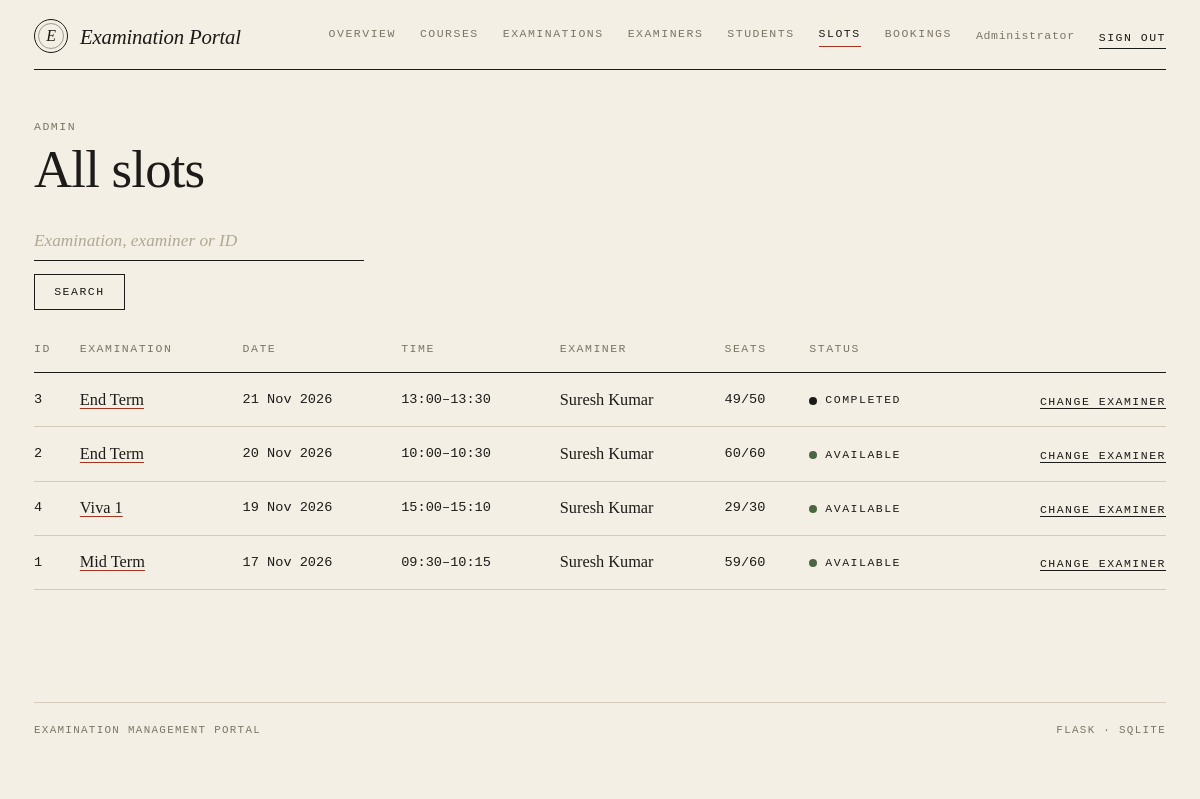
The page /admin/slots (signed in) on the database its author committed.
### tables this page shows
CREATE TABLE users (
    id            INTEGER PRIMARY KEY AUTOINCREMENT,
    email         TEXT NOT NULL UNIQUE,
    password_hash TEXT NOT NULL,
    role          TEXT NOT NULL CHECK (role IN ('admin','examiner','student')),
    full_name     TEXT NOT NULL,
    phone         TEXT,
    department    TEXT,
    status        TEXT NOT NULL DEFAULT 'active'
                  CHECK (status IN ('active','pending','inactive')),
    created_on    TEXT NOT NULL DEFAULT (date('now','localtime'))
);

CREATE TABLE slots (
    id              INTEGER PRIMARY KEY AUTOINCREMENT,
    exam_id         INTEGER NOT NULL REFERENCES exams(id) ON DELETE CASCADE,
    examiner_id     INTEGER NOT NULL REFERENCES users(id),
    date            TEXT NOT NULL,
    start_time      TEXT NOT NULL,
    end_time        TEXT NOT NULL,
    capacity        INTEGER NOT NULL CHECK (capacity > 0),
    available_seats INTEGER NOT NULL,
    status          TEXT NOT NULL DEFAULT 'Available'
                    CHECK (status IN ('Available','Full','Cancelled','Completed'))
);

CREATE TABLE exams (
    id                INTEGER PRIMARY KEY AUTOINCREMENT,
    course_id         INTEGER NOT NULL REFERENCES courses(id),
    name              TEXT NOT NULL,
    type              TEXT NOT NULL
                      CHECK (type IN ('Viva','Practical','Project Demo','Assessment')),
    duration          INTEGER NOT NULL,              -- minutes
    max_marks         INTEGER NOT NULL,
    slot_create_start TEXT NOT NULL,
    slot_create_end   TEXT NOT NULL,
    book_start        TEXT NOT NULL,
    book_end          TEXT NOT NULL,
    status            TEXT NOT NULL DEFAULT 'Draft'
                      CHECK (status IN ('Draft','Slot Creation','Booking Open','Closed','Completed')),
    results_published INTEGER NOT NULL DEFAULT 0
);

### routes/admin.py (the view)
@bp.route("/slots")
def slots():
    q = request.args.get("q", "").strip()
    sql = ("SELECT s.*, e.name AS exam, u.full_name AS examiner FROM slots s "
           "JOIN exams e ON e.id=s.exam_id JOIN users u ON u.id=s.examiner_id WHERE 1=1")
    params = []
    if q:
        sql += " AND (e.name LIKE ? OR u.full_name LIKE ? OR CAST(s.id AS TEXT)=? OR CAST(e.id AS TEXT)=?)"
        params = [like(q), like(q), q, q]
    rows = get_db().execute(sql + " ORDER BY s.date DESC, s.start_time", params).fetchall()
    return render_template("admin/slots.html", rows=rows, q=q)

### db.py (called while the page is built)
def _connect(path):
    con = sqlite3.connect(path, isolation_level=None)  # we manage transactions
    con.row_factory = sqlite3.Row
    con.execute("PRAGMA foreign_keys = ON")
    return con

def get_db():
    if "db" not in g:
        g.db = _connect(current_app.config["DATABASE"])
    return g.db

### logic.py (called while the page is built)
def csrf_token():
    if "_csrf" not in session:
        session["_csrf"] = secrets.token_hex(16)
    return session["_csrf"]

def csrf_field():
    return Markup('<input type="hidden" name="_csrf" value="%s">' % csrf_token())

### routes/admin.py (called while the page is built)
@bp.before_request
def guard():
    if not g.user:
        return redirect(url_for("auth.login"))
    if g.user["role"] != "admin":
        abort(403)

### templates/admin/slots.html (shortened to what this page needs)
{% extends 'base.html' %}
{% from 'macros.html' import head, st %}
{% block body %}
{{ head('Admin', 'All slots') }}
<div class="toolbar">
  <form class="search" method="get">
    <input class="form-control" name="q" value="{{ q }}" placeholder="Examination, examiner or ID">
    <button class="btn">Search</button>
  </form>
</div>
{% if rows %}
<div class="table-responsive"><table class="table">
  <thead><tr><th>ID</th><th>Examination</th><th>Date</th><th>Time</th><th>Examiner</th><th>Seats</th><th>Status</th><th></th></tr></thead>
  <tbody>
  {% for s in rows %}
  <tr><td class="mono">{{ s.id }}</td>
      <td><a href="{{ url_for('admin.exam_detail', eid=s.exam_id) }}">{{ s.exam }}</a></td>
      <td class="mono">{{ s.date|dmy }}</td><td class="mono">{{ s.start_time }}–{{ s.end_time }}</td>
      <td>{{ s.examiner }}</td><td class="mono">{{ s.available_seats }}/{{ s.capacity }}</td>
      <td>{{ st(s.status) }}</td>
      <td class="r"><a class="act" href="{{ url_for('admin.slot_examiner', sid=s.id) }}">change examiner</a></td></tr>
  {% endfor %}
  </tbody></table></div>
{% else %}<div class="empty">No slots {{ 'match.' if q else 'have been created.' }}</div>{% endif %}
{% endblock %}

### templates/macros.html (shortened to what this page needs)
{% macro st(s) %}<span class="st st-{{ s|slug }}">{{ s }}</span>{% endmacro %}
{% macro head(eyebrow, title, em='', lede='') %}
<div class="page-head">
  <div class="eyebrow">{{ eyebrow }}</div>
  <h1 class="title">{{ title }}{% if em %} <em>{{ em }}</em>{% endif %}</h1>
</div>
{% endmacro %}

### templates/nav.html
{% set links = {
  'admin': [('admin.dashboard','Overview'),('admin.courses','Courses'),('admin.exams','Examinations'),
            ('admin.examiners','Examiners'),('admin.students','Students'),('admin.slots','Slots'),
            ('admin.bookings','Bookings')],
  'examiner': [('examiner.dashboard','Overview')],
  'student': [('student.dashboard','Overview'),('student.exams','Examinations'),
              ('student.bookings','Bookings'),('student.results','Results'),('student.profile','Profile')]
} %}
<header class="site-nav">
  <a class="brand" href="{{ url_for('auth.index') }}"><span class="seal">E</span>Examination Portal</a>
  <nav class="nav-links">
    {% if g.user and not (g.user.role == 'examiner' and g.user.status != 'active') %}
      {% for ep, label in links[g.user.role] %}
        {% set u = url_for(ep) %}
        <a href="{{ u }}" class="{{ 'on' if ((request.path == u) if loop.first else request.path.startswith(u)) }}">{{ label }}</a>
      {% endfor %}
    {% endif %}
    {% if g.user %}
      <span class="who">{{ g.user.full_name }}</span>
      <form method="post" action="{{ url_for('auth.logout') }}" class="d-inline">{{ csrf_field() }}
        <button class="act">Sign out</button></form>
    {% endif %}
  </nav>
</header>

### static/css/style.css (style rules this page uses)
:root { --paper: #f3efe4; --paper-2: #e9e3d1; --ink: #1d1b18; --muted: #7b7566; --rule: #d3cbb8; --accent: #a3341f; --ok: #4a6741; --warn: #a67c1f; --serif: "Iowan Old Style", "Palatino Linotype", Palatino, "Book Antiqua", Georgia, serif; --mono: ui-monospace, "SF Mono", "Cascadia Mono", Menlo, Consolas, monospace; }
html, body { background: var(--paper); }
body { color: var(--ink); font-family: var(--serif); font-size: 1.02rem; line-height: 1.6; -webkit-font-smoothing: antialiased; }
a { color: var(--ink); text-decoration-color: var(--accent); text-underline-offset: 3px; }
h1, h2, h3 { font-weight: 400; letter-spacing: -0.015em; }
.mono { font-family: var(--mono); font-size: .85rem; }
.site-nav { display: flex; flex-wrap: wrap; gap: .8rem 2rem; align-items: center; justify-content: space-between; padding: 1.2rem 0 1rem; border-bottom: 1px solid var(--ink); }
.brand { display: flex; align-items: center; gap: .75rem; text-decoration: none; font-style: italic; font-size: 1.3rem; letter-spacing: -.01em; }
.seal { width: 34px; height: 34px; border: 1px solid var(--ink); border-radius: 50%; display: grid; place-items: center; position: relative; font-size: 1rem; }
.seal::after { content: ""; position: absolute; inset: 3px; border: 1px solid var(--ink); border-radius: 50%; opacity: .4; }
.nav-links { display: flex; flex-wrap: wrap; gap: .4rem 1.5rem; align-items: center; }
.nav-links a, .act, .eyebrow, .btn, th, .st, .form-label { font-family: var(--mono); font-size: .72rem; letter-spacing: .13em; text-transform: uppercase; }
.nav-links a { color: var(--muted); text-decoration: none; padding-bottom: 3px; border-bottom: 1px solid transparent; }
.nav-links a:hover, .nav-links a.on { color: var(--ink); }
.nav-links a.on { border-bottom-color: var(--accent); }
.who { font-family: var(--mono); font-size: .72rem; color: var(--muted); letter-spacing: .06em; }
.eyebrow { color: var(--muted); }
.page-head { margin: 3rem 0 1.6rem; }
.title { font-size: clamp(2.1rem, 4.4vw, 3.4rem); line-height: 1.04; margin: .35rem 0 0; }
.table { --bs-table-bg: transparent; --bs-table-color: var(--ink); --bs-table-hover-bg: rgba(29, 27, 24, .035); --bs-table-hover-color: var(--ink); margin: 0; border-color: var(--rule); }
.table > :not(caption) > * > * { background: transparent; box-shadow: none; padding: .85rem .8rem .85rem 0; border-bottom: 1px solid var(--rule); vertical-align: middle; }
.table thead th { color: var(--muted); font-weight: 400; border-bottom: 1px solid var(--ink); white-space: nowrap; }
.table td.r, .table th.r { text-align: right; padding-right: 0; }
.table td.mono { white-space: nowrap; }
.st { display: inline-flex; align-items: center; gap: .5rem; white-space: nowrap; }
.st::before { content: ""; width: .5rem; height: .5rem; border-radius: 50%; background: var(--muted); }
.st-available::before, .st-active::before, .st-booked::before, .st-booking-open::before { background: var(--ok); }
.st-completed::before { background: var(--ink); }
.act { color: var(--ink); text-decoration: none; border: 0; background: none; padding: 0; border-bottom: 1px solid var(--ink); margin-right: 1rem; cursor: pointer; }
.act:last-child { margin-right: 0; }
.btn { border-radius: 0; padding: .55rem 1.2rem; border: 1px solid var(--ink); color: var(--ink); background: transparent; transition: background .15s, color .15s; }
.toolbar { display: flex; flex-wrap: wrap; gap: 1rem 1.4rem; align-items: end; justify-content: space-between; margin: 1.6rem 0 1rem; }
.search { display: flex; flex-wrap: wrap; gap: .8rem 1.2rem; align-items: end; }
.search .form-control { min-width: 220px; }
.form-control, .form-select { background-color: transparent; border: 0; border-bottom: 1px solid var(--ink); border-radius: 0; padding: .35rem 0; font-family: var(--serif); font-size: 1.08rem; color: var(--ink); box-shadow: none; }
.form-control::placeholder { color: #b0a894; font-style: italic; }

### rows shown on the page
users: user.full_name "Administrator", role "ADMIN"
slots: id "3", exam "End Term", date|dmy "21 Nov 2026", start_time "13:00", end_time "13:30", examiner "Suresh Kumar", available_seats "49", capacity "50", status "COMPLETED"
slots: id "2", exam "End Term", date|dmy "20 Nov 2026", start_time "10:00", end_time "10:30", examiner "Suresh Kumar", available_seats "60", capacity "60", status "AVAILABLE"
slots: id "4", exam "Viva 1", date|dmy "19 Nov 2026", start_time "15:00", end_time "15:10", examiner "Suresh Kumar", available_seats "29", capacity "30", status "AVAILABLE"
slots: id "1", exam "Mid Term", date|dmy "17 Nov 2026", start_time "09:30", end_time "10:15", examiner "Suresh Kumar", available_seats "59", capacity "60", status "AVAILABLE"

### other values the page prints
{{ label }} "OVERVIEW" "COURSES" "EXAMINATIONS" "EXAMINERS" "STUDENTS" "SLOTS" "BOOKINGS"
{{ title }} "All slots"
